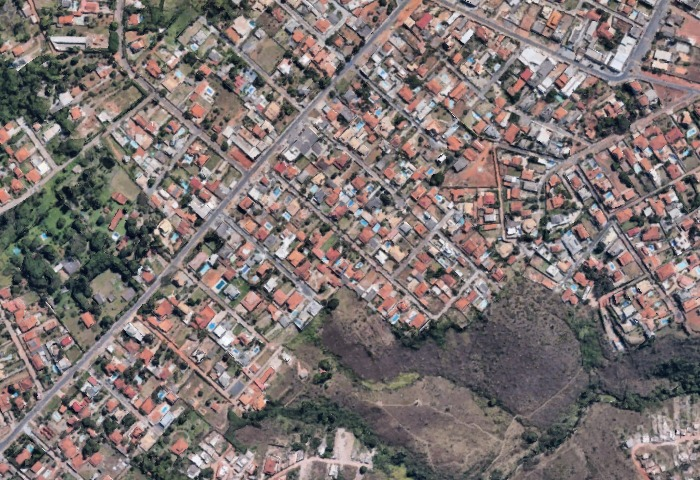
#> input picture imagens_satelites/imagem6.jpeg, 700 x 480 px, found by its file name
$ python Prog_exemplo3.py
#> lines starting #> are read from the running program, lines starting #| are printed output that depends on the picture; after the words box and inside, x2 and y2 are one past the last pixel; in counts of white or black regions, pixels touching at a corner belong together
import cv2
import numpy as np
import matplotlib.pyplot as plt

# Caminho para a imagem de satélite (substitua pelo caminho correto da sua imagem)
image_path = r"C:\Projeto_ProgParalela2\imagens_satelites\imagem6.jpeg"

# Carregar a imagem
img = cv2.imread(image_path)
#> img is the input picture: shape (480, 700, 3); mean B, G, R 113.5, 114.8, 124.8

if img is None:
    print("Erro ao carregar a imagem. Verifique o caminho e a integridade do arquivo.")
else:
    # Converter para escala de cinza
    gray = cv2.cvtColor(img, cv2.COLOR_BGR2GRAY)
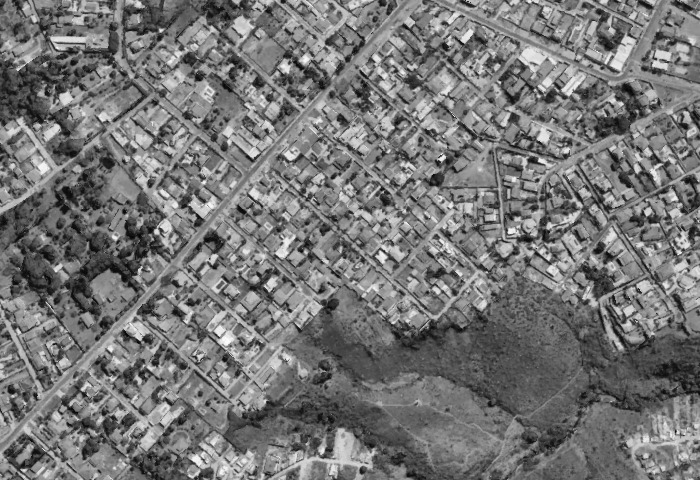
#> gray: shape (480, 700); min 1, max 253, mean 117.6

    # Aplicar threshold (limiarização) para identificar áreas que podem ser estradas
    _, thresh = cv2.threshold(gray, 125, 255, cv2.THRESH_BINARY)
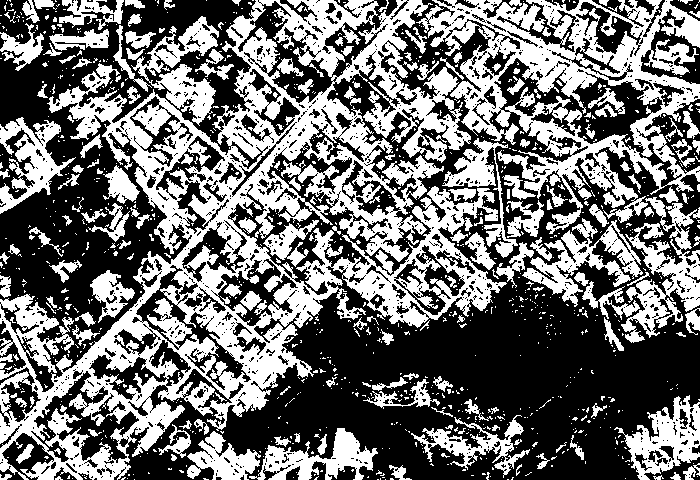
#> thresh: shape (480, 700); 44.2% white; 1108 white regions (921 under 20 px), largest, box (x1, y1, x2, y2) and area: (0, 0, 507, 480) 73010, (416, 0, 700, 234) 23817, (621, 197, 700, 343) 4647

    # Mostrar a imagem original e a imagem segmentada
    plt.figure(figsize=(10, 5))

    plt.subplot(1, 2, 1)
    plt.title("Imagem Original")
    plt.imshow(cv2.cvtColor(img, cv2.COLOR_BGR2RGB))
    plt.axis('off')

    plt.subplot(1, 2, 2)
    plt.title("Segmentação com Threshold")
    plt.imshow(thresh, cmap='gray')
    plt.axis('off')

    plt.show()
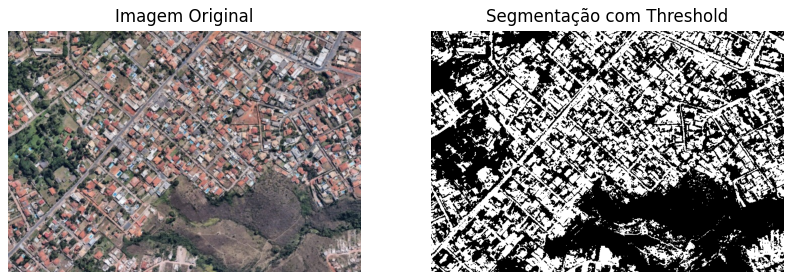
#> figure drawn by matplotlib, 2 panels

    # Salvar a imagem segmentada
    cv2.imwrite('estradas_segmentadas.jpg', thresh)

    print("Processamento concluído e imagem com segmentação salva como 'estradas_segmentadas.jpg'.")

$ run again, with imagens_satelites/imagem1.jpeg copied over imagens_satelites/imagem6.jpeg
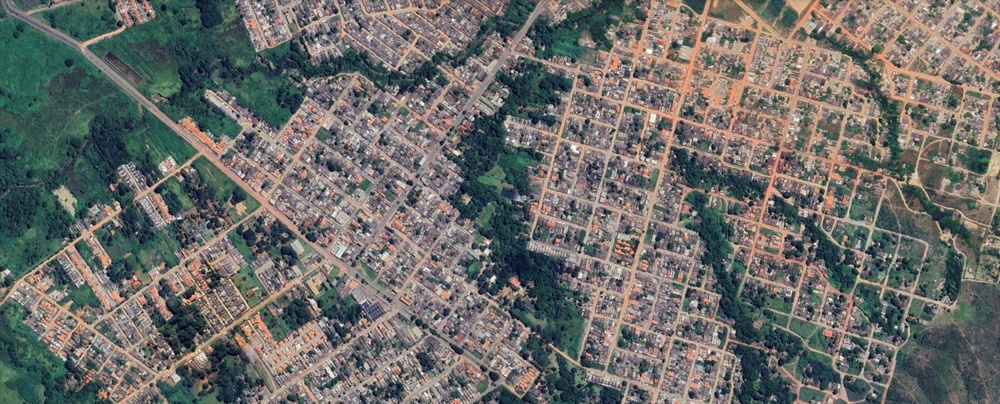
#> input picture imagens_satelites/imagem1.jpeg, 1000 x 404 px, shrunk from 1600 x 646 before the run, found by its file name
#> img is the input picture: shape (404, 1000, 3); mean B, G, R 104.8, 108.6, 108.5
#> `_, thresh = cv2.threshold(gray, 125, 255, cv2.THRESH_BINARY)`:
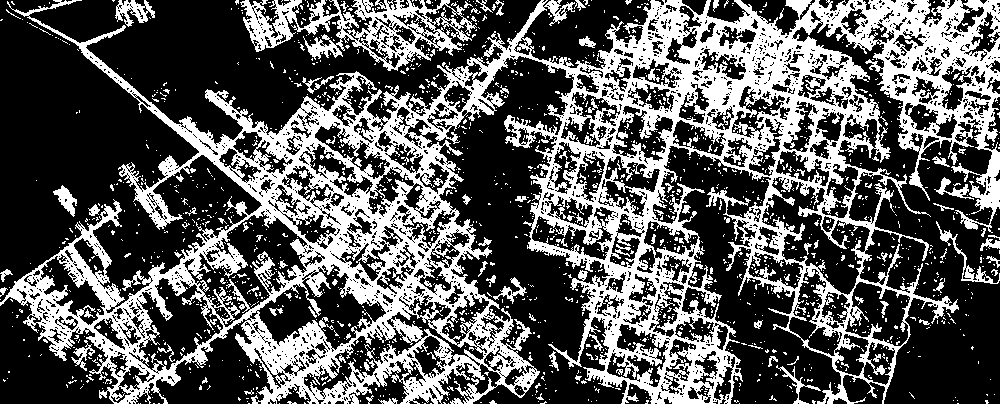
#> thresh: shape (404, 1000); 35.5% white; 1796 white regions (1682 under 20 px), largest, box (x1, y1, x2, y2) and area: (0, 0, 1000, 404) 124530, (240, 0, 477, 71) 6337, (115, 0, 155, 27) 524
#> `plt.show()`:
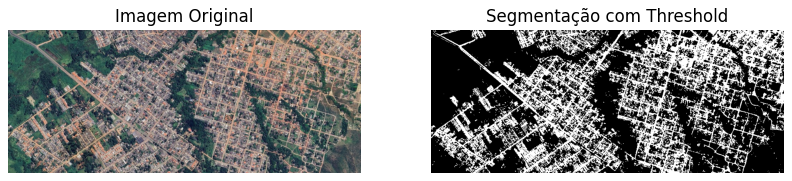
#> figure drawn by matplotlib, 2 panels

$ run again, with imagens_satelites/imagem2.jpeg copied over imagens_satelites/imagem6.jpeg
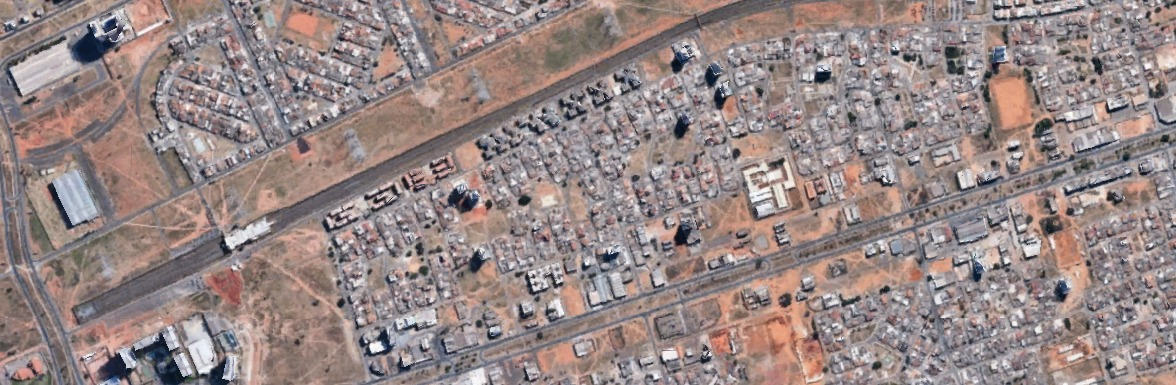
#> input picture imagens_satelites/imagem2.jpeg, 1176 x 385 px, found by its file name
#> img is the input picture: shape (385, 1176, 3); mean B, G, R 133.5, 134.8, 150.2
#> `_, thresh = cv2.threshold(gray, 125, 255, cv2.THRESH_BINARY)`:
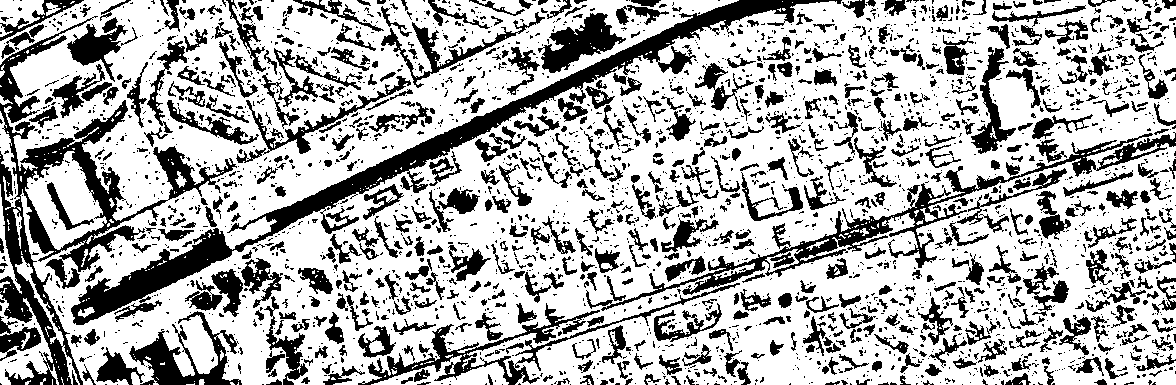
#> thresh: shape (385, 1176); 69% white; 2798 black regions (2086 under 20 px), largest, box (x1, y1, x2, y2) and area: (71, 0, 842, 325) 15470, (0, 16, 237, 385) 14200, (586, 132, 1176, 311) 7206
#> `plt.show()`:
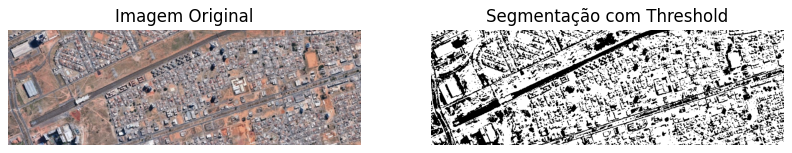
#> figure drawn by matplotlib, 2 panels

$ run again, with imagens_satelites/imagem3.jpeg copied over imagens_satelites/imagem6.jpeg
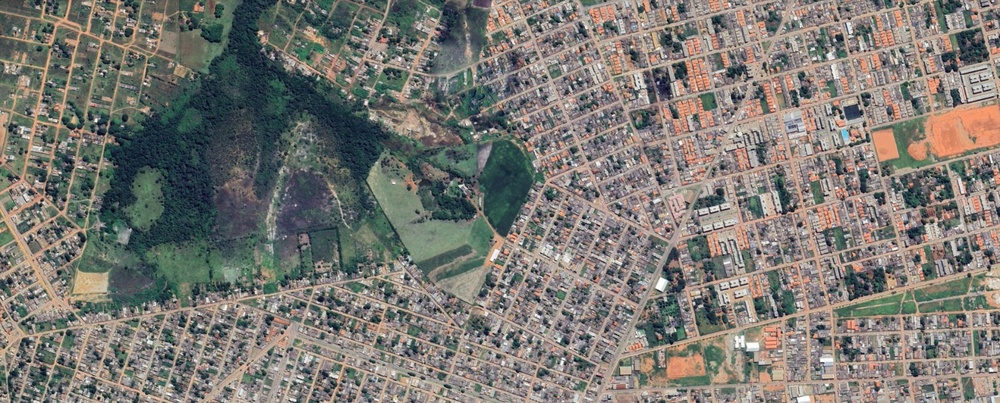
#> input picture imagens_satelites/imagem3.jpeg, 1000 x 403 px, shrunk from 1600 x 645 before the run, found by its file name
#> img is the input picture: shape (403, 1000, 3); mean B, G, R 114.3, 120, 122.8
#> `_, thresh = cv2.threshold(gray, 125, 255, cv2.THRESH_BINARY)`:
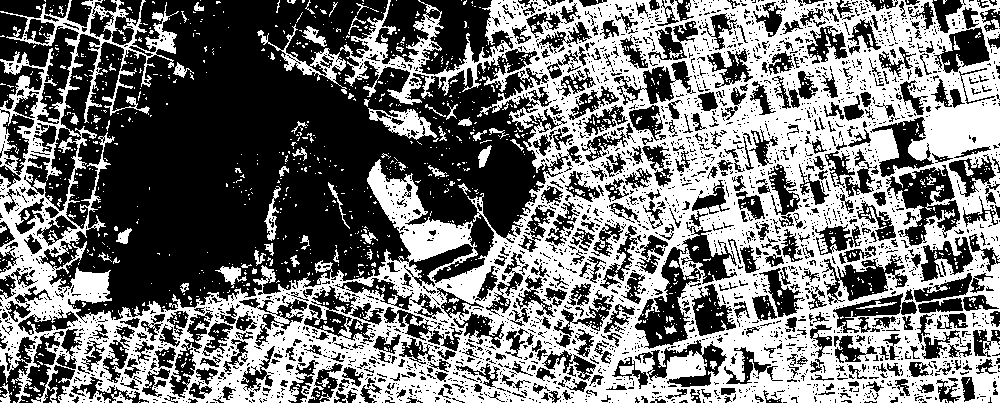
#> thresh: shape (403, 1000); 46.7% white; 1397 white regions (1307 under 20 px), largest, box (x1, y1, x2, y2) and area: (0, 0, 1000, 403) 176956, (257, 24, 347, 94) 1013, (368, 108, 437, 140) 958
#> `plt.show()`:
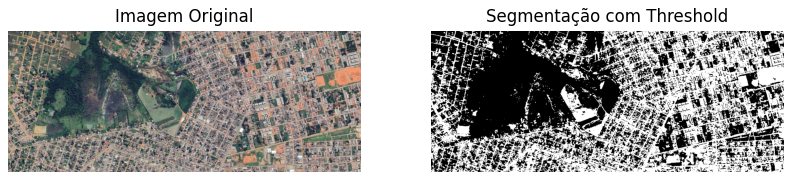
#> figure drawn by matplotlib, 2 panels
